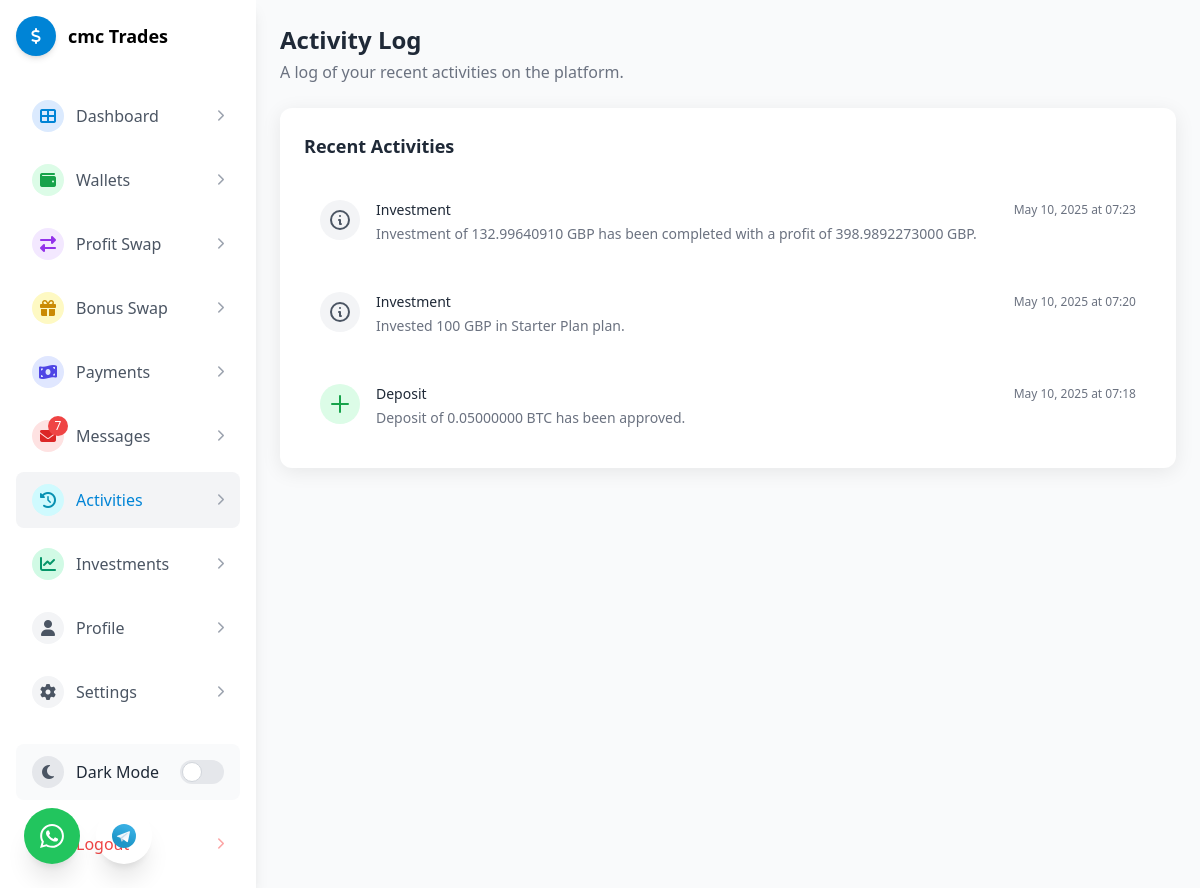
The app's page /dashboard/activities/ (signed in), older data.
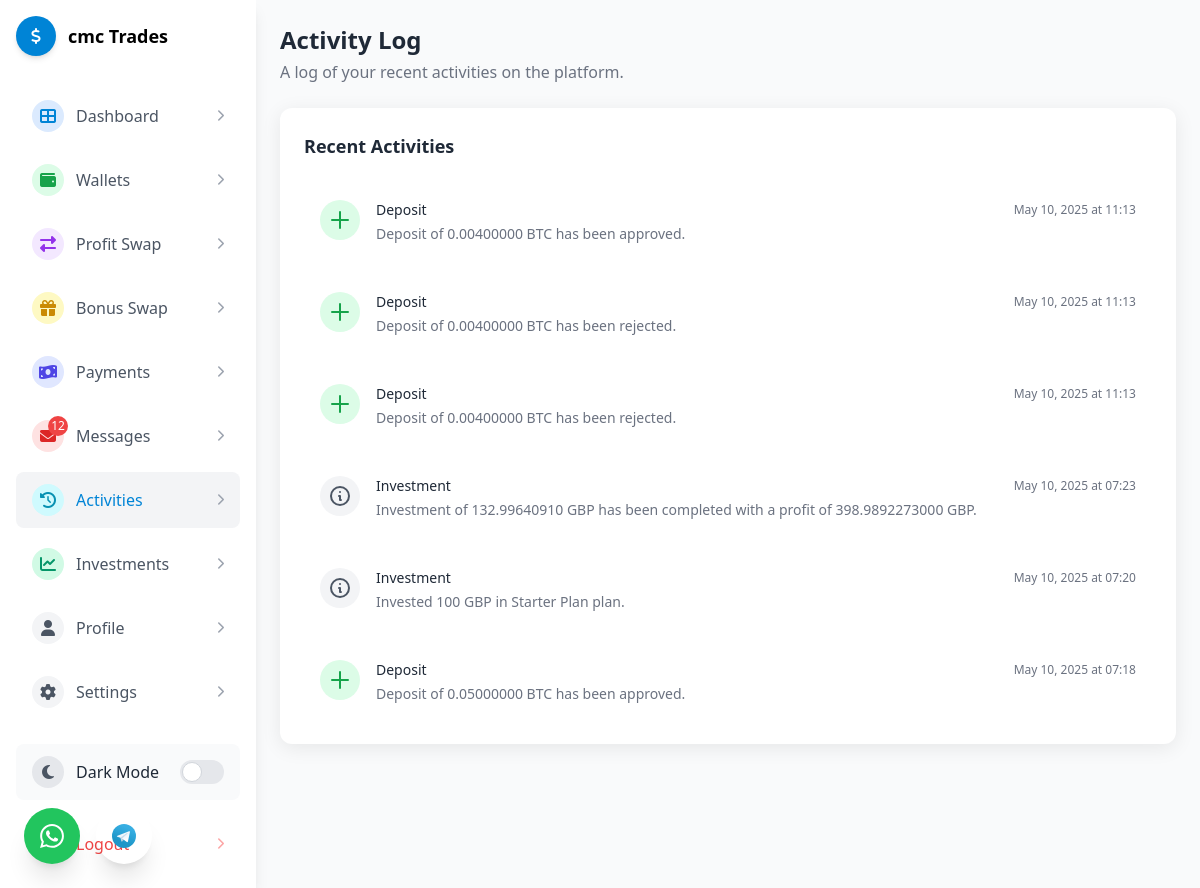
The same page, newer data.
### dashboard/models.py (models this page shows, shortened)
class Activity(models.Model):
    ACTIVITY_TYPE_CHOICES = (
        ('login', 'Login'),
        ('deposit', 'Deposit'),
        ('withdrawal', 'Withdrawal'),
        ('investment', 'Investment'),
        ('profile_update', 'Profile Update'),
        ('kyc', 'KYC Submission'),
        ('other', 'Other'),
    )
    user = models.ForeignKey('accounts.User', on_delete=models.CASCADE, related_name='activities')
    activity_type = models.CharField(max_length=20, choices=ACTIVITY_TYPE_CHOICES)
    description = models.TextField()
    ip_address = models.GenericIPAddressField(null=True, blank=True)
    user_agent = models.TextField(null=True, blank=True)
    timestamp = models.DateTimeField(auto_now_add=True)
    class Meta:
        verbose_name_plural = 'Activities'

### dashboard/views.py (the view)
# urls.py: path('activities/', views.activities, name='activities'),
@login_required
def activities(request):
    if not request.user.profile.is_approved and not request.user.is_staff:
        return redirect('awaiting_approval')
    activities = Activity.objects.filter(user=request.user).order_by('-timestamp')
    context = {
        'activities': activities
    }
    return render(request, 'dashboard/activities.html', context)

### admin_panel/context_processors.py (called while the page is built)
def system_settings(request):
    return {
        'system_settings': get_system_settings()
    }

### admin_panel/models.py (called while the page is built)
    @classmethod
    def get_settings(cls):
        settings, created = cls.objects.get_or_create(pk=1)
        return settings

### admin_panel/utils.py (called while the page is built)
def get_system_settings(refresh=False):
    if not refresh:
        cached_settings = cache.get(SETTINGS_CACHE_KEY)
        if cached_settings:
            return cached_settings
    try:
        settings_obj = SystemSettings.get_settings()
        settings_dict = {}
        for field in settings_obj._meta.fields:
            field_name = field.name
            if field_name not in ['id', 'created_at', 'updated_at']:
                settings_dict[field_name] = getattr(settings_obj, field_name)
        cache.set(SETTINGS_CACHE_KEY, settings_dict, SETTINGS_CACHE_TIMEOUT)
        return settings_dict
    except Exception as e:
        logger.error(f"Error retrieving system settings: {str(e)}")
        return {}

### notifications/utils.py (called while the page is built)
def get_unread_notifications_count(user):
    return Notification.objects.filter(user=user, is_read=False).count()

### wallet/context_processors.py (called while the page is built)
def exchange_rates(request):
    return {
        'exchange_rates': get_exchange_rates()
    }

### dashboard/templates/dashboard/activities.html (shortened to what this page needs)
{% extends 'dash_base.html' %}
{% load static %}
{% block content %}
<div class="flex-1 p-4 md:p-6 mt-0 md:mt-0">
    <div class="max-w-6xl mx-auto">
        <h1 class="text-2xl font-bold text-gray-800 dark:text-white">Activity Log</h1>
        <p class="text-gray-500 dark:text-gray-400 mt-1 mb-6">A log of your recent activities on the platform.</p>
        <div class="bg-white dark:bg-gray-800 rounded-xl p-6 shadow-card dark:shadow-card-dark">
            <div class="flex items-center justify-between mb-6">
                <h3 class="text-lg font-bold text-gray-800 dark:text-white">Recent Activities</h3>
            </div>
            <div class="space-y-4">
                {% for activity in activities %}
                <div class="flex items-start p-4 hover:bg-gray-50 dark:hover:bg-gray-700 rounded-lg transition-colors duration-200">
                    <div class="flex-shrink-0 h-10 w-10 flex items-center justify-center rounded-full
                        {% if activity.activity_type == 'login' %}bg-blue-100 dark:bg-blue-900{% elif activity.activity_type == 'deposit' %}bg-green-100 dark:bg-green-900{% elif activity.activity_type == 'withdrawal' %}bg-red-100 dark:bg-red-900{% elif activity.activity_type == 'profile_update' %}bg-purple-100 dark:bg-purple-900{% elif activity.activity_type == 'kyc' %}bg-yellow-100 dark:bg-yellow-900{% else %}bg-gray-100 dark:bg-gray-700{% endif %}">
                        {% if activity.activity_type == 'login' %}
                        <svg class="h-6 w-6 text-blue-600 dark:text-blue-300" xmlns="http://www.w3.org/2000/svg" fill="none" viewBox="0 0 24 24" stroke="currentColor">
                            <path stroke-linecap="round" stroke-linejoin="round" stroke-width="2" d="M11 16l-4-4m0 0l4-4m-4 4h14m-5 4v1a3 3 0 01-3 3H6a3 3 0 01-3-3V7a3 3 0 013-3h7a3 3 0 013 3v1" />
                        </svg>
                        {% elif activity.activity_type == 'deposit' %}
                        <svg class="h-6 w-6 text-green-600 dark:text-green-300" xmlns="http://www.w3.org/2000/svg" fill="none" viewBox="0 0 24 24" stroke="currentColor">
                            <path stroke-linecap="round" stroke-linejoin="round" stroke-width="2" d="M12 4v16m8-8H4" />
                        </svg>
                        {% elif activity.activity_type == 'withdrawal' %}
                        <svg class="h-6 w-6 text-red-600 dark:text-red-300" xmlns="http://www.w3.org/2000/svg" fill="none" viewBox="0 0 24 24" stroke="currentColor">
                            <path stroke-linecap="round" stroke-linejoin="round" stroke-width="2" d="M20 12H4" />
                        </svg>
                        {% else %}
                        <svg class="h-6 w-6 text-gray-600 dark:text-gray-300" xmlns="http://www.w3.org/2000/svg" fill="none" viewBox="0 0 24 24" stroke="currentColor">
                            <path stroke-linecap="round" stroke-linejoin="round" stroke-width="2" d="M13 16h-1v-4h-1m1-4h.01M21 12a9 9 0 11-18 0 9 9 0 0118 0z" />
                        </svg>
                        {% endif %}
                    </div>
                    <div class="ml-4 flex-1">
                        <div class="flex items-center justify-between">
                            <div class="text-sm font-medium text-gray-800 dark:text-white">
                                {{ activity.get_activity_type_display }}
                            </div>
                            <div class="text-xs text-gray-500 dark:text-gray-400">
                                {{ activity.timestamp|date:"M d, Y" }} at {{ activity.timestamp|date:"H:i" }}
                            </div>
                        </div>
                        <div class="text-sm text-gray-500 dark:text-gray-400 mt-1">
                            {{ activity.description }}
                        </div>
                    </div>
                </div>
                {% empty %}
                <div class="text-center py-8">
                    <p class="text-gray-500 dark:text-gray-400">No activities recorded yet.</p>
                </div>
                {% endfor %}
            </div>
        </div>
    </div>
</div>
{% endblock %}

### templates/dash_base.html (shortened to what the changed rows need)
<!DOCTYPE html>
<html lang="en">
<head>
    <script src="https://cdn.tailwindcss.com"></script>
    <link rel="stylesheet" href="https://cdnjs.cloudflare.com/ajax/libs/font-awesome/6.4.0/css/all.min.css">
</head>
<body class="bg-gray-50 dark:bg-darkBg transition-colors duration-200">
    <div class="flex flex-col md:flex-row min-h-screen">
        <div id="sidebar" class="hidden md:block w-full md:w-64 bg-white dark:bg-gray-800 p-4 shadow-lg fixed md:relative h-full z-50 flex flex-col">
            <nav class="flex-1 space-y-2 mb-6 overflow-y-auto">
                <a href="{% url 'notifications' %}" class="nav-item flex items-center px-4 py-3 text-gray-600 dark:text-gray-300 hover:bg-gray-100 dark:hover:bg-gray-700 rounded-lg transition-all duration-300 group ">
                    <div class="w-8 h-8 flex items-center justify-center rounded-full bg-red-100 dark:bg-red-900 text-red-600 dark:text-red-400 mr-3 relative">
                        <i class="fas fa-envelope {% if unread_notifications_count %}pulse-icon{% endif %}"></i>
                        {% if unread_notifications_count %}
                        <span class="absolute -top-1 -right-1 bg-red-500 text-white text-xs rounded-full h-5 w-5 flex items-center justify-center">{{ unread_notifications_count }}</span>
                        {% endif %}
                    </div>
                </a>
            </nav>
        </div>
        {% block content %}{% endblock %}
    </div>
</body>
</html>

Row changes from the older to the newer data that the page shows:
added Activity: activity_type "Deposit", timestamp "May 10, 2025", timestamp "11:13", description "Deposit of 0.00400000 BTC has been approved."
added Activity: activity_type "Deposit", timestamp "May 10, 2025", timestamp "11:13", description "Deposit of 0.00400000 BTC has been rejected."
added Activity: activity_type "Deposit", timestamp "May 10, 2025", timestamp "11:13", description "Deposit of 0.00400000 BTC has been rejected."
Text that changed along with them:
{{ unread_notifications_count }}: "7" → "12"
